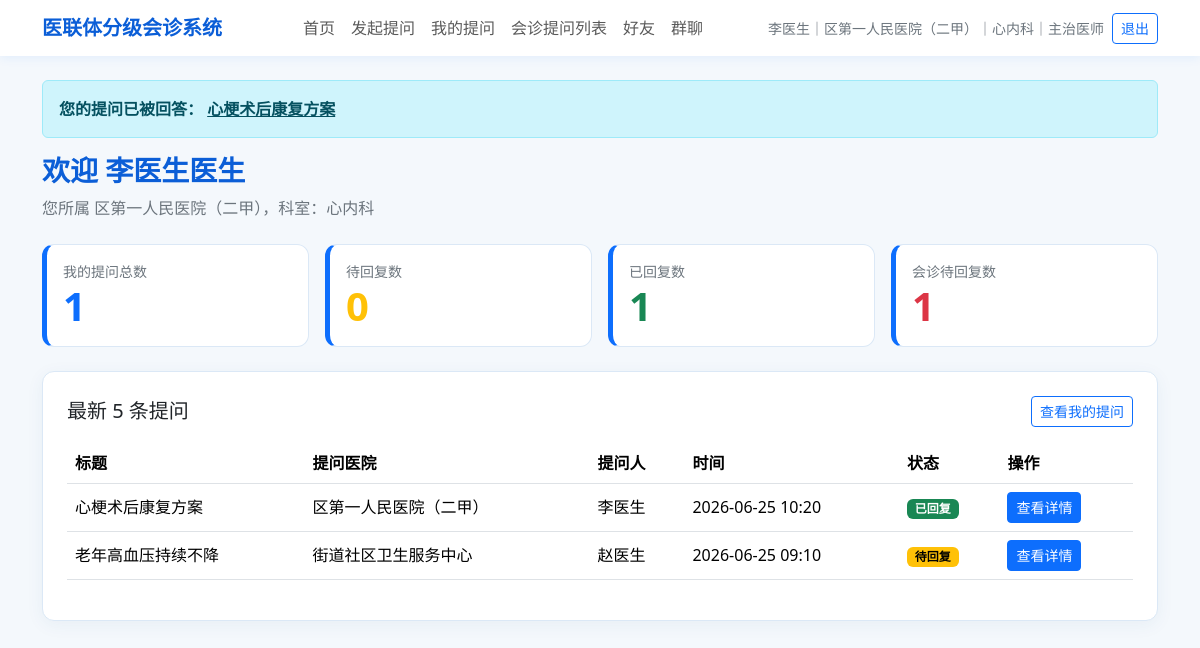
/ (signed in), run on the app's committed database.
### tables this page shows
CREATE TABLE users (
                    id INTEGER PRIMARY KEY AUTOINCREMENT,
                    name TEXT,
                    password TEXT,
                    hospital_id INTEGER,
                    department TEXT,
                    role TEXT DEFAULT '医生'
                , phone TEXT DEFAULT '', wechat_id TEXT DEFAULT '', title TEXT DEFAULT '', avatar TEXT DEFAULT '');

CREATE TABLE hospitals (
                    id INTEGER PRIMARY KEY AUTOINCREMENT,
                    name TEXT,
                    parent_id INTEGER,
                    path TEXT,
                    level INTEGER
                );

CREATE TABLE consultations (
                    id INTEGER PRIMARY KEY AUTOINCREMENT,
                    title TEXT,
                    content TEXT,
                    asker_id INTEGER,
                    asker_hospital_id INTEGER,
                    asker_department TEXT,
                    target_hospital_id INTEGER,
                    visible_levels TEXT,
                    status TEXT,
                    reply_content TEXT,
                    replier_id INTEGER,
                    replier_department TEXT,
                    attachment_path TEXT,
                    attachment_name TEXT,
                    reply_attachment_path TEXT,
                    reply_attachment_name TEXT,
                    create_time TEXT,
                    reply_time TEXT
                );

### app.py (the view)
    @app.route("/")
    @login_required
    def home(current_user: Dict[str, Any]):
        stats = get_dashboard_stats(current_user)
        latest_consultations = get_visible_latest_consultations(current_user)
        return render_template(
            "home.html",
            stats=stats,
            latest_consultations=latest_consultations,
        )

### app.py (called while the page is built)
def get_connection(db_path: Optional[Path] = None) -> sqlite3.Connection:
    if db_path is None:
        db_path = DB_PATH
    conn = sqlite3.connect(db_path)
    conn.row_factory = sqlite3.Row
    return conn

def row_to_dict(row: Optional[sqlite3.Row]) -> Optional[Dict[str, Any]]:
    if row is None:
        return None
    return dict(row)

def get_user_with_hospital(user_id: int) -> Optional[Dict[str, Any]]:
    conn = get_connection()
    try:
        row = conn.execute(
            """
            SELECT
                u.id AS id,
                u.name AS name,
                u.phone AS phone,
                u.wechat_id AS wechat_id,
                u.title AS title,
                u.avatar AS avatar,
                u.department AS department,
                u.role AS role,
                h.id AS hospital_id,
                h.name AS hospital_name,
                h.path AS hospital_path,
                h.level AS hospital_level
            FROM users u
            JOIN hospitals h ON u.hospital_id = h.id
            WHERE u.id = ?
            """,
            (user_id,),
        ).fetchone()
        return row_to_dict(row)
    finally:
        conn.close()

def get_answer_notifications(current_user: Optional[Dict[str, Any]]) -> List[sqlite3.Row]:
    if current_user is None:
        return []
    conn = get_connection()
    try:
        return conn.execute(
            """
            SELECT id, title, reply_time
            FROM consultations
            WHERE asker_id = ? AND status = '已回复'
            ORDER BY reply_time DESC, id DESC
            LIMIT 5
            """,
            (current_user["id"],),
        ).fetchall()
    finally:
        conn.close()

def get_current_user() -> Optional[Dict[str, Any]]:
    if Flask is None:
        return None
    user_id = session.get("user_id")
    if user_id is None:
        return None
    return get_user_with_hospital(int(user_id))

def login_required(view_func):
    @functools.wraps(view_func)
    def wrapped_view(*args, **kwargs):
        current_user = get_current_user()
        if current_user is None:
            return redirect(url_for("login", next=request.path))
        return view_func(current_user, *args, **kwargs)
    return wrapped_view

### templates/home.html (shortened to what this page needs)
{% extends "base.html" %}
{% block content %}
<div class="mb-4">
    <h1 class="h3 medical-title">欢迎 {{ current_user.name }}医生</h1>
    <p class="text-secondary mb-0">您所属 {{ current_user.hospital_name }}，科室：{{ current_user.department }}</p>
</div>
<div class="row g-3 mb-4">
    <div class="col-6 col-lg-3">
        <div class="stat-card p-3">
            <div class="text-secondary small">我的提问总数</div>
            <div class="display-6 fw-bold text-primary">{{ stats.my_total }}</div>
        </div>
    </div>
    <div class="col-6 col-lg-3">
        <div class="stat-card p-3">
            <div class="text-secondary small">待回复数</div>
            <div class="display-6 fw-bold text-warning">{{ stats.my_pending }}</div>
        </div>
    </div>
    <div class="col-6 col-lg-3">
        <div class="stat-card p-3">
            <div class="text-secondary small">已回复数</div>
            <div class="display-6 fw-bold text-success">{{ stats.my_replied }}</div>
        </div>
    </div>
    {% if current_user.hospital_level in [1, 2] %}
    <div class="col-6 col-lg-3">
        <div class="stat-card p-3">
            <div class="text-secondary small">会诊待回复数</div>
            <div class="display-6 fw-bold text-danger">{{ stats.subordinate_pending }}</div>
        </div>
    </div>
    {% endif %}
</div>
<div class="page-card p-3 p-md-4">
    <div class="d-flex justify-content-between align-items-center mb-3">
        <h2 class="h5 mb-0">最新 5 条提问</h2>
        <a class="btn btn-sm btn-outline-primary" href="{{ url_for('my_consultations') }}">查看我的提问</a>
    </div>
    {% if latest_consultations %}
    <div class="table-responsive">
        <table class="table table-hover align-middle">
            <thead>
            <tr>
                <th>标题</th>
                <th>提问医院</th>
                <th>提问人</th>
                <th>时间</th>
                <th>状态</th>
                <th>操作</th>
            </tr>
            </thead>
            <tbody>
            {% for item in latest_consultations %}
            <tr>
                <td>{{ item.title }}</td>
                <td>{{ item.asker_hospital_name }}</td>
                <td>{{ item.asker_name }}</td>
                <td>{{ item.create_time }}</td>
                <td><span class="badge {{ status_class(item.status) }}">{{ item.status }}</span></td>
                <td><a class="btn btn-sm btn-primary" href="{{ url_for('consultation_detail', consultation_id=item.id) }}">查看详情</a></td>
            </tr>
            {% endfor %}
            </tbody>
        </table>
    </div>
    {% else %}
    <p class="text-secondary mb-0">暂无可查看的提问。</p>
    {% endif %}
</div>
{% endblock %}

### templates/base.html (shortened to what this page needs)
<!doctype html>
<html lang="zh-CN">
<head>
    <link href="https://cdn.jsdelivr.net/npm/bootstrap@5.3.3/dist/css/bootstrap.min.css" rel="stylesheet">
</head>
<body>
{% if current_user %}
<nav class="navbar navbar-expand-lg bg-white sticky-top">
    <div class="container">
        <a class="navbar-brand medical-title" href="{{ url_for('home') }}">医联体分级会诊系统</a>
        <div class="collapse navbar-collapse" id="mainNavbar">
            <ul class="navbar-nav mx-auto mb-2 mb-lg-0">
                <li class="nav-item"><a class="nav-link" href="{{ url_for('home') }}">首页</a></li>
                <li class="nav-item"><a class="nav-link" href="{{ url_for('new_consultation') }}">发起提问</a></li>
                <li class="nav-item"><a class="nav-link" href="{{ url_for('my_consultations') }}">我的提问</a></li>
                {% if current_user.hospital_level in [1, 2] %}
                <li class="nav-item"><a class="nav-link" href="{{ url_for('subordinate_consultations') }}">会诊提问列表</a></li>
                {% endif %}
                <li class="nav-item">
                    <a class="nav-link" href="{{ url_for('friends') }}">
                        好友
                    </a>
                </li>
                <li class="nav-item">
                    <a class="nav-link" href="{{ url_for('groups') }}">
                        群聊
                    </a>
                </li>
            </ul>
            <div class="d-flex flex-column flex-lg-row align-items-lg-center gap-2 small text-secondary">
                <span>{{ current_user.name }}｜{{ current_user.hospital_name }}｜{{ current_user.department }}｜{{ current_user.title }}</span>
                <a class="btn btn-outline-primary btn-sm" href="{{ url_for('logout') }}">退出</a>
            </div>
        </div>
    </div>
</nav>
{% endif %}
<main class="container py-4">
    {% if current_user and answer_notifications %}
    <div class="alert alert-info" role="alert">
        <strong>您的提问已被回答：</strong>
        {% for item in answer_notifications %}
            <a class="alert-link me-2" href="{{ url_for('consultation_detail', consultation_id=item.id) }}">{{ item.title }}</a>
        {% endfor %}
    </div>
    {% endif %}
    {% block content %}{% endblock %}
</main>
</body>
</html>

### templates/base.html (style rules this page uses)
body { background: #f4f8fc; }
.navbar { box-shadow: 0 2px 10px rgba(13, 110, 253, 0.08); }
.page-card { background: #fff; border: 1px solid #dbe8f6; border-radius: 12px; box-shadow: 0 4px 18px rgba(35, 80, 130, 0.06); }
.stat-card { border: 1px solid #dbe8f6; border-left: 5px solid #0d6efd; border-radius: 12px; background: #fff; }
.medical-title { color: #0b5ed7; font-weight: 700; }

### data on the page
users: name "李医生", department "心内科", title "主治医师"
hospitals: hospital_name "区第一人民医院（二甲）"
consultations: title "心梗术后康复方案", asker_hospital_name "区第一人民医院（二甲）", asker_name "李医生", create_time "2026-06-25 10:20", status "已回复"
consultations: title "老年高血压持续不降", asker_hospital_name "街道社区卫生服务中心", asker_name "赵医生", create_time "2026-06-25 09:10", status "待回复"

### other printed values
{{ stats.my_total }} "1"
{{ stats.my_pending }} "0"
{{ stats.my_replied }} "1"
{{ stats.subordinate_pending }} "1"
